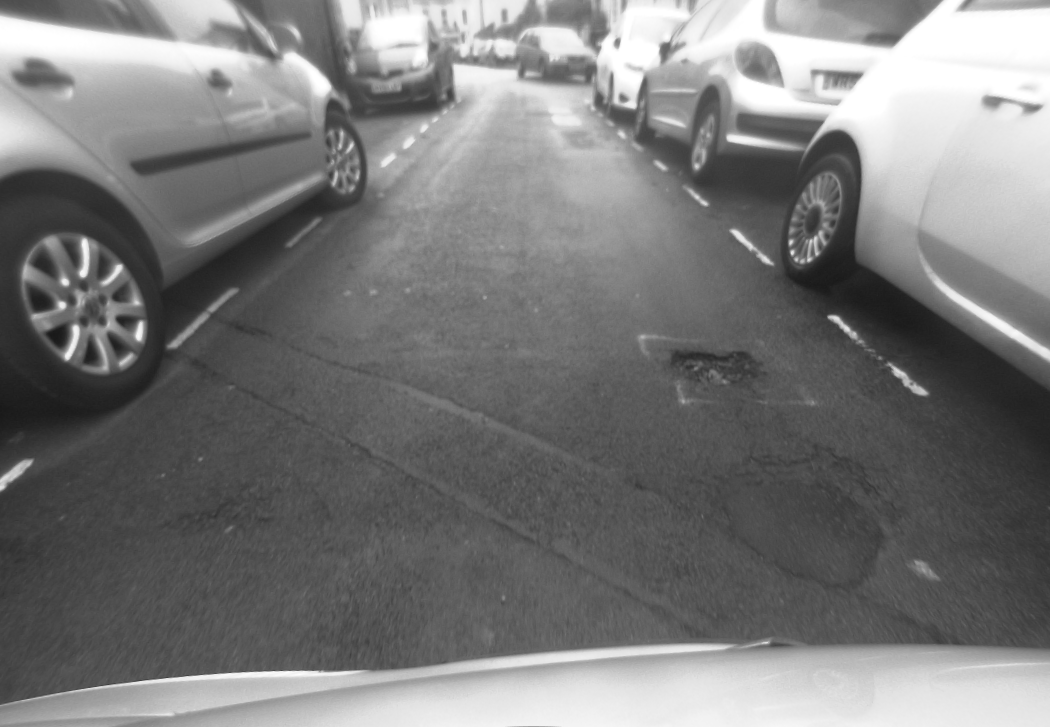
%> input picture data/Rec_L0236.png, 1050 x 727 px
$ octave example.m   (GNU Octave 9; MATLAB toolbox functions it lacks are replaced by stand-ins)
%> lines starting %> are read from the running program, lines starting %| are printed output that depends on the picture
### code/readImages.m
function [imgRoad,dispMap ] = readImages(nameRoadImage,nameDisparityImage)
%> called with nameRoadImage = '/data/Rec_L0236.png', nameDisparityImage = '/data/Disp0236.png'
% A function to read images from the files paths to which are provided in
% the arguments:

% Takes arguments:
% nameRoadImage - path to the image of the road surface
% nameDisparityImage - path to the image of the disparity

% imgRoad - image of the road surface
% dispMap - disparity map of the road surface

% Author: Aliaksei Mikhailiuk

    % Get the path to current directory
	path = pwd;

    % Concatenate the current path with the path to the images and read
	s = strcat(pwd,nameRoadImage);
	imgRoad=imread(s);
%> imgRoad is the input picture: size 727x1050 uint8; min 24, max 255, mean 121.6
	imgRoad=imgRoad(1:600,:);
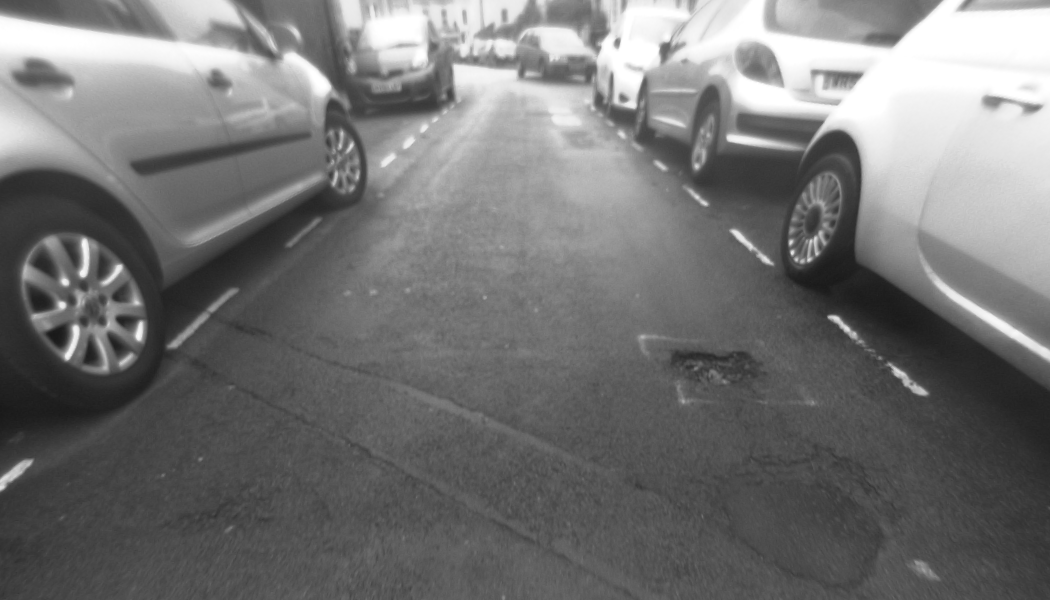
%> imgRoad: size 600x1050 uint8; min 24, max 255, mean 116.2
	s = strcat(pwd,nameDisparityImage);
	dispMap=imread(s);
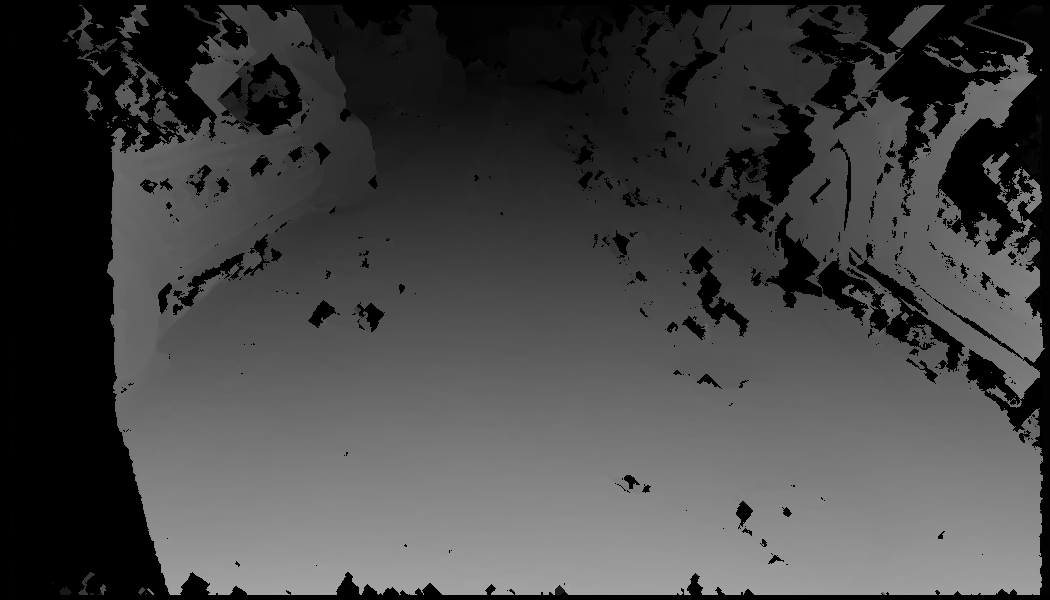
%> input picture data/Disp0236.png, 1050 x 600 px
%> dispMap is the input picture: size 600x1050 uint8; min 0, max 166, mean 68

end

### code/potholeDetection.m
function [] = potholeDetection(params)
% The main function of the algorithm calling the following steps to
% execute:

% 1) Read images
% 2) Find the region of interest
% 3) Select points for a number (specified in the params argument) of grids
% to use when building the model of the road
% 3) Copy it to the format suitable for least squares algorithm.
% 4) Use selection of points to find the model of the road surface
% 5) Identify points which can potentially be potholes
% 6) Filter out outliers
% 7) Cluster points belonging to potholes
% 8) Put a box around the pothole
% 9) Display the images

% Params file includes:

% Paths to images with pothole data: image of the road, its disparity map
% params.nameRoadImage = '...';
% params.nameDisparityImage ='...';

% The shape of the region of interest is trapezium with a longer side on the bottom
% Top row in the region of intereset
% params.topRow
% Top collumn in the region of interest in the region of interest
% params.topColum

% Last column in the region of interest
% params.bottomColum;
%
% Number of points to skip (do not use all the points when estimating the
% model of the road), good choice is 5 (every 5th point is used)
% params.skipPoints
%
% Number of random grids (1-100), good choice is 10-20
% params.numberOfGrids
%
% Number of columns in a grid (vertical) (From 10-20)
% params.gridCollumns
%
% Number of rows in a grid (horisontal) (From 10-20)
% params.gridRows


% Author: Aliaksei Mikhailiuk

    % Read the images from the files
    [image,dMap] = readImages(params.nameRoadImage,params.nameDisparityImage);

    [dMapRow, dMapColum]=size(dMap);
%> dMapRow = 600; dMapColum = 1050

    % Allocate memory for the disparity map
    ROIdMap=zeros(dMapRow, dMapColum);

    % The shape of the region of interest is trapezium with a longer side on the bottom
    % Top row in the region of intereset
    topRow=params.topRow;
    % Top collumn in the region of interest in the region of interest
    topColum=params.topColum;
    %Last row is the same as the last row in the image
    bottomRow=dMapRow;
%> bottomRow = 600

    %Save new variables into params
    params.bottomRow= bottomRow;
%> params.bottomRow = 600
    params.dMapColum=dMapColum;
%> params.dMapColum = 1050
    params.dMapRow =dMapRow;
%> params.dMapRow = 600

    % Last column in the region of interest
    bottomColum=params.bottomColum;
%> bottomColum = 1

    % Number of points to skip
    skipPoints = params.skipPoints;
%> skipPoints = 5

    % Number of random grids
    numberOfGrids = params.numberOfGrids;
%> numberOfGrids = 10

    % Number of columns in a grid (vertical)
    gridCollumns  = params.gridCollumns;
%> gridCollumns = 10

    % Number of rows in a grid (horisontal)
    gridRows = params.gridRows;
%> gridRows = 10

    % By how much the width of the next row changes, relative to the previous row
    stepInc=abs((topColum-bottomColum)/(bottomRow-topRow));
%> stepInc = 0.7


    step=0;
    % Create a region of interest (ROI)
    for ii=topRow:bottomRow
        % The length of every row in the ROI is increasing from top to bottom
        currentRow=round(topColum-stepInc*step):round(dMapColum-topColum+stepInc*step);
        ROIdMap(ii,currentRow)=dMap(ii,currentRow);
        step=step+1;
    end
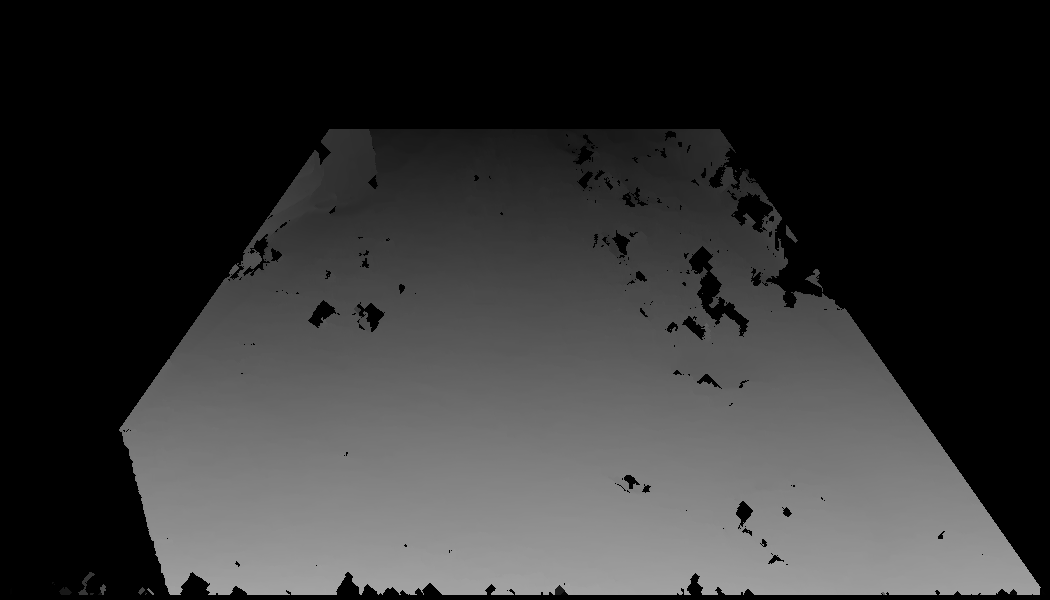
%> ROIdMap: size 600x1050 double; min 0, max 166, mean 50.4
%> after the loop, step = 471

    %Create random grids of points covering ROI
    randomGrids=createRandomGrids(params,dMap);

    realPoints = zeros(nnz(ROIdMap),3);
    % get non zero elements from disparity map and put them into the least
    % squares format, i.e. 1st col: value, 2nd col: vertical pos, 3rd col:
    % horizontal position.
    ff=0;
    [m,n]=size(ROIdMap);
    % Go through all pixels in the ROIdMap and put them in the format
    % required by least squares
    for jj=1:m
        for ii = 1:n
            % If pixel is greater than 0
            if (ROIdMap(jj,ii)>0)
                % Increment counter and save the pixel value and its
                % coordinates
                ff=ff+1;
                realPoints(ff,1)=ROIdMap(jj,ii);
                realPoints(ff,2)=jj;
                realPoints(ff,3)=ii;
            end
        end
    end

    % Fit models into numberOfGrids grids, and choose the best
    for ff = 1:numberOfGrids

        % Assign old residual infinity in the first iteration
        residualOld = Inf;

        % Get current grid from the cell array of grids
        leastSq = randomGrids{ff,1};

        % Remove outliers from the data
        leastSq = removeOutliersFromGrid(leastSq, gridRows, gridCollumns);

        % Least square regression with the given points and reference (all)
        % points
        [coefficientsLeastSquares,residualNew] = leastSquares (leastSq,realPoints);

        % If new residual is less than the old residual, save current state
        if (residualOld >residualNew)
            coefficientsLeastSquaresOld = coefficientsLeastSquares;
            residualOld = residualNew;
        end
    end

    % Find points below the modeled road surface
    [potholes,potholePoints] = findPointsBelowEstimatedSurface(realPoints,coefficientsLeastSquaresOld,skipPoints);

    % If there are points belonging to a pothole
    if(potholePoints>1)

        % Remove outliers from the pothole i.e. points too far away from the
        % esimated surface and points too close to the estimated surface,
        % points with no neighbouts around
        potholesLarge=removeOutliersPotholes(potholes,skipPoints);

        [numberOfLargePotholes,~] = size(potholesLarge);

        % if there are large potholes
        if numberOfLargePotholes > 1
            % Cluster points close to each other and mark them as the same
            % pothole
            [potholesLarge,numberOfClusters] = clusterLargePotholes(potholesLarge,skipPoints);

            % Put boxes around current pothole estimates
            [boxes, boxCount] = boxPotholes(potholesLarge,numberOfClusters);


            % Draw the image with a pothole
            drawImageWithPothole(image,boxes,potholesLarge,numberOfClusters,boxCount);

        end

    end


end

### code/createRandomGrids.m
function [randomGrids]=createRandomGrids(params,dMap)
% A function to create a number of grids (specified in the params file) of
% points used to builed a model in the least squares. (grids are the x,y
% coordinate of the pixel and its value)

% Takes as arguments:

% params - containing settings
% dMap - disparity map

% Returns:
% randomGrids - cell array of random grids

% Author: Aliaksei Mikhailiuk

    % Number of random grids
    numberOfGrids = params.numberOfGrids;
%> numberOfGrids = 10

    % Number of columns in a grid (vertical)
    gridCollumns  = params.gridCollumns;
%> gridCollumns = 10

    % Number of rows in a grid (horisontal)
    gridRows = params.gridRows;
%> gridRows = 10

    % The shape of the region of interest is trapezium with a longer side on the bottom
    % Top row in the region of intereset
    topRow=params.topRow;
    % Top collumn in the region of interest in the region of interest
    topColum=params.topColum;
    %Last row is the same as the last row in the image
    bottomRow=params.bottomRow;
    % Last column in the region of interest
    bottomColum=params.bottomColum;
    dMapColum=params.dMapColum;

    % heigth of a grid (region of interest)
    gridHeight = abs(topRow - bottomRow);

    % number of lines between the rows in the grid
    rowsBlockGrid = round(gridHeight/gridRows)-1;

    % By how much the width of the next row changes, relative to the previous row
    stepInc=abs((topColum-bottomColum)/(bottomRow-topRow));


    randomRowsNumbersAllGrids = cell(numberOfGrids,1);

    randomRowsNumbersOneGrid = zeros(gridRows,1);

    % Create an array of random numbers, used to select the rows in a grid
    for ii = 1:numberOfGrids
        for jj  = 1:gridRows
            randomRowsNumbersOneGrid(jj,1) = round(topRow + rowsBlockGrid*(jj-1) + rowsBlockGrid*rand);
        end
        randomRowsNumbersAllGrids{ii,1} = randomRowsNumbersOneGrid;
    end

    randomGrids = cell(numberOfGrids,1);
    randomGrid = zeros(gridRows*gridCollumns,3);

    % Create grids of points
    for ff = 1:numberOfGrids
        step=0;
        %Go through all rows in a grid
        for ii=1:gridRows

            % current row in the region of interest (the size changes as ROI
            % is a trapezium)
            currentRow=round(topColum-stepInc*step):round(dMapColum-topColum+stepInc*step);

            step=randomRowsNumbersAllGrids{ff,1}(ii,1)-topRow +1;

            % index of the current row in an image
            idx = randomRowsNumbersAllGrids{ff,1}(ii,1);

            % Copy spaced points from the image into a grid
            for currentCollumn=1:gridCollumns
                [~,currentRowSize] = size(currentRow);
                numberOfLinesBetweenGridRows = round(currentRowSize/gridCollumns);
                index = ((ii-1)*gridCollumns+currentCollumn);
                randomGrid(index,3) = currentRow(1,1)+round(numberOfLinesBetweenGridRows*currentCollumn);
                randomGrid(index,2) = idx;
                randomGrid(index,1)= dMap(idx,round(currentRow(1,1)+numberOfLinesBetweenGridRows*currentCollumn));
            end

        end
        randomGrids{ff,1} = randomGrid;
    end
%> after the loop, randomGrid = 100 rows, first 12: [45 174 369; 37 174 408; 37 174 447; 37 174 486; 38 174 525; 37 174 564; 0 174 603; 38 174 642; 38 174 681; 0 174 720; 48 203 344; 46 203 389]; randomGrids = 10 items


end

### code/removeOutliersFromGrid.m
function [grid] = removeOutliersFromGrid(grid,gridRows,gridCollumns)
% A function to remove outliers from the grid. Since when selecting points
% in the grid we can take in an outlier, it is preferable to smooth its
% effect on the overall prediction. To do this we are basing on the
% assumption that points on the same distance from the camera have the same
% disparity. We find an outlier by looking for the points deviating
% significantly from the mean of the row. It the point is significantly far
% away and in the center of the row it is assigned the value of the mean
% of the central points of the row, otherwise of the sides of the row.

% Since we are expecting that the value of the disparity will be increasing
% linearly as a points moves away from the camera, all mean values of the
% rows chould increas with the same coefficient. Thus if one mean deviates
% from the predicted when the line is fitted in all the means of the rows,
% the given row is shifted to have the value of the line fitted.

% Arguments taken are
% grid - initial uncollebrated grid
% gridRows - Number of rows in a grid
% gridCollumns - Number of columns in a grid

% The function returns:

% grid - grid with outliers removed

% Author: Aliaksei Mikhailiuk


    sum_means = 0;
    sum_y = 0;
    sum_n_xy = 0;
    sum_d_xx = 0;


    means = zeros(gridRows,2);

    for ii = 1:gridRows

        sum = 0;
        sum_cent = 0;
        zero_cent = 0;
        zero_counter= 0;
        cent_count = 0;

        for jj = 1:gridCollumns

            % Current index in a grid
            index= (ii-1)*gridCollumns+jj;

            % Sum over all element in the row
            sum =sum+grid(index,1);

            % Current value is in the center of the row
            if (abs(gridCollumns/2 - jj)<gridCollumns/4)

                % Sum all disparity values in a row
                sum_cent = sum_cent+grid(index,1);

                % If the disparity value of the current pixel is missing
                if (grid(index,1)<=0)
                    zero_cent = zero_cent+1;
                else
                    cent_count = cent_count+1;
                end

            end

            % If current element is 0 increment 0 counter
            if (grid(index,1)<=0)
                zero_counter = zero_counter+1;
            end
        end


        mean_cent = (sum_cent)/(cent_count);
        mean_side = (sum-sum_cent)/(gridCollumns-cent_count-zero_counter);
        mean = sum /(gridCollumns-zero_counter);

        for jj = 1:gridCollumns
            index= (ii-1)*gridCollumns+jj;
            factor = abs(grid(index,1)-mean)/mean;

            % If current value significantly deviates from the mean
            if factor > 0.15

                % If current value is in the centre
                if (abs(gridCollumns/2 - jj)<gridCollumns/4)

                    % If mean of the central part is very different from
                    % the normal mean
                    if (abs(mean_cent -  mean)/mean>0.075)
                        grid(index,1) = mean - (mean-mean_side)/2;
                    else
                        grid(index,1) = mean_cent;
                    end

                % If current value is on the side of the grid
                else
                    % If mean of the central part is very different from
                    % the normal mean
                    if (abs(mean_side -  mean)/mean>0.05)
                        grid(index,1) = mean - (mean-mean_cent)/2;

                    else
                        grid(index,1) = mean_side;
                    end
                end
            end
        end
        means(ii,1)  = mean;
        means (ii,2)= grid((ii-1)*gridCollumns+1,2);
        sum_d_xx = grid((ii-1)*gridCollumns+1,2)^2;
        sum_n_xy =  mean*grid((ii-1)*gridCollumns+1,2);
        sum_means = sum_means+mean;
        sum_y  = grid((ii-1)*gridCollumns+1,2)+sum_y;
    end

    sum_means = sum_means/gridRows;
    sum_y = sum_y/gridRows;
    bLS = (sum_n_xy - gridRows*sum_y*sum_means)/(sum_d_xx-gridRows*sum_y*sum_y);
    aLS = sum_means-bLS*sum_y;

    % Assuming that the disparity is linearly decreasing with an object
    % being further away from the camera, calibrate values of every row
    % which deviate significantly from the prediction
    for ii = 1:gridRows
        ind = (means(ii,1)-(aLS+bLS*means(ii,2)))/means(ii,1);
        if (ind>0.035)
            for jj = 1:gridCollumns
                index= (ii-1)*gridCollumns+jj;
                grid (index,1)= grid(index,1)*(1-ind);
            end
        end
    end
end

### code/leastSquares.m
function [coefs,residual] = leastSquares (fittingData,targetData)
% Function computing least squares estimate of the road surface, the
% equation is z = a+b*y+c*x+d*x*y+e*y^2+f*x^2, error is computed with
% respect to targetData

% The arguments are:
% fittingData - used for the surface fitting
% targetData - we compute the error for this data

% Returns:

% coeffs - coefficients of the least squares fit
% residual - computed with respect to targetData

% Author: Aliaksei Mikhailiuk


    % copy the target values
    z=fittingData(:,1);

    % set target value to 1 (need to estimate it)
    fittingData(:,1) = 1;
    fittingData(:,4) = fittingData(:,2).*fittingData(:,3); %xy
    fittingData(:,5) = fittingData(:,2).*fittingData(:,2); %y^2
    fittingData(:,6) = fittingData(:,3).*fittingData(:,3); %x^2

    % Transpose of the data
    datatr =  transpose (fittingData);

    % Find the coefficients
    coefs = (inv (datatr*fittingData))*datatr*z;


    [tt,~] = size(targetData);
    acc = 0;

    % Find the residual
    for i = 1:tt
        vx = targetData(i,3);
        vy = targetData(i,2);
        check1 = coefs(1)+vy*coefs(2)+vx*coefs(3)+vx*vy*coefs(4)+vy^2*coefs(5)+vx^2*coefs(6);
        check =targetData(i,1);
        acc = acc+ (check - check1)^2;
    end
    residual = acc/tt;
    clear data;
end

### example.m
%This file creates a file with parameteres required for the pothole
%detection and passes them to the pothole detection algorithm.

% Author: Aliaksei Mikhailiuk

clear all

% Add path to the code directory
addpath('./code')

% Paths to images with pothole data:
% image of the road
% disparity map
params.nameRoadImage = '/data/Rec_L0236.png';
params.nameDisparityImage ='/data/Disp0236.png';

% The shape of the region of interest is trapezium with a longer side on the bottom
% Top row in the region of intereset
params.topRow=130;
% Top collumn in the region of interest in the region of interest
params.topColum=330;

% Last column in the region of interest
params.bottomColum=1;

% Number of points to skip
params.skipPoints = 5;

% Number of random grids
params.numberOfGrids = 10;

% Number of columns in a grid (vertical)
params.gridCollumns  = 10;

% Number of rows in a grid (horisontal)
params.gridRows = 10;

% Run pothole detection algorithm
potholeDetection(params);
%> after the loop in potholeDetection, `for jj=1:m`: ff = 308976
%> (the run ends here)
